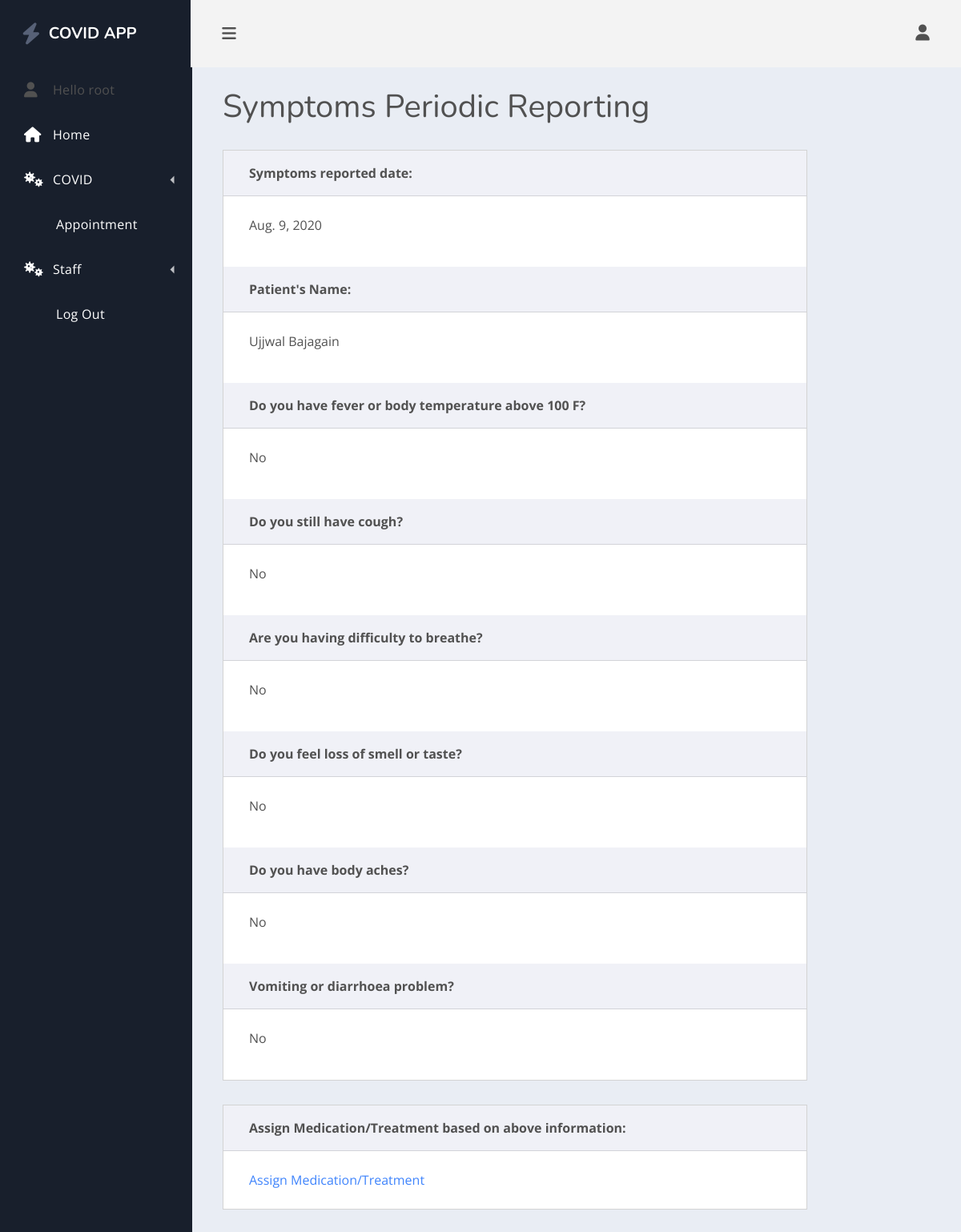
Page /viewreportings/4/ (signed in) on the committed database.
### healthcare/models.py (models this page shows, shortened)
class PeriodicReporting(models.Model):
    BOOL_CHOICES = [('Yes', 'Yes'), ('No', 'No')]
    OPT_CHOICES = [('Yes', 'Yes'), ('No', 'No'), ('NA', 'I do not know')]
    patient = models.ForeignKey(Patient, null=True, blank=True, on_delete=models.CASCADE)
    date = models.DateField(auto_now_add = True)
    fever_above_100_F = models.CharField(max_length=5, choices=BOOL_CHOICES, null=True)
    cough = models.CharField(max_length=5, choices=BOOL_CHOICES, null=True)
    shortness_of_breath_or_difficulty_breathing = models.CharField(max_length=5, choices=BOOL_CHOICES, null=True)
    sustained_loss_of_smell_or_taste = models.CharField(max_length=5, choices=BOOL_CHOICES, null=True)
    body_aches = models.CharField(max_length=5, choices=BOOL_CHOICES, null=True)
    vomiting_or_diarrhoea = models.CharField(max_length=5, choices=BOOL_CHOICES, null=True)
    flag = models.CharField(max_length=5, choices=BOOL_CHOICES, null=True)

class Patient(models.Model):
    GENDER_CHOICES = [('Male', 'Male'), ('Female', 'Female'), ('Other', 'Other'), ('NA', 'I do not wish to say')]
    BOOL_CHOICES = [('Yes', 'Yes'), ('No', 'No')]
    user = models.OneToOneField(User, null=True,blank=True, on_delete=models.CASCADE)
    first_Name = models.CharField(max_length= 200, null= True)
    last_Name = models.CharField(max_length= 200, null= True)
    phone = models.CharField(max_length= 200, null= True)
    email = models.CharField(max_length=200, null= True)
    address = models.CharField(max_length=500, null= True)
    date_created = models.DateField(auto_now_add = True)
    birth_date = models.DateField(blank= True,null=True)
    age = models.DecimalField(decimal_places=0, max_digits=50, null=True)
    gender = models.CharField(max_length=50, choices=GENDER_CHOICES, blank= True)
    height = models.CharField(max_length=10, default='0.00 ft')
    weight = models.CharField(max_length=10, default='0.00 lbs')
    allergies = models.CharField(max_length=200, null=True)
    emergency_contact_name = models.CharField(max_length=200, null=True)
    emergency_contact_phone = models.CharField( max_length=200, null=True)
    emergency_contact_address = models.CharField(max_length=200, null=True)
    insurance_provider = models.CharField(max_length=200, null=True)
    diagnosis = models.TextField(blank=True, null=True)
    pre_existing_conditions = models.TextField(blank=True, null=True)
    lab_reports = models.TextField(blank=True, null=True)
    have_you_been_tested_positive_for_COVID = models.CharField(max_length=5, choices=BOOL_CHOICES,null=True)
    def __str__(self):
        if (self.first_Name and self.last_Name):
            display = (self.first_Name + " " + self.last_Name)
        else:
            display = str(self.date_created)
        return display

### healthcare/decorators.py (the view)
    def wrapper_function(request, *args, **kwargs):
        group = None
        if request.user.groups.exists():
            group = request.user.groups.all()[0].name
        if group == 'patient':
            messages.warning(request, 'Your are Redirected as you are not authorized to view the requested page ')
            return redirect('home')
        if group == 'staff':
            return view_func(request, *args, **kwargs)

### healthcare/views.py (called while the page is built)
@staff_only
def viewReportReviewStatus(request, pk):
    form = PeriodicReportingForm()
    reportings = PeriodicReporting.objects.get(id=pk)
    context = {'reportings': reportings, 'form': form}
    return render(request, 'healthcare/viewReportings.html', context)

### healthcare/templates/healthcare/viewReportings.html
{% extends 'healthcare/main.html' %}
{% block content %}
    {% load myfilters %}
    <main class="dash-content">
        <div class="container-fluid">
            <h1 class="dash-title">Symptoms Periodic Reporting</h1>
                <div class="row">
                    <div class="col-xl-10">
                        <div class="card spur-card">
                            <div class="card-header"><div class="spur-card-title">Symptoms reported date:</div></div>
                            <div class="card-body "><p>{{ reportings.date }}</p></div>
                            <div class="card-header"><div class="spur-card-title">Patient's Name:</div></div>
                            <div class="card-body "><p>{{ reportings.patient }}</p></div>
                            <div class="card-header"><div class="spur-card-title">Do you have fever or body temperature above 100 F?</div></div>
                            <div class="card-body "><p>{{ reportings.fever_above_100_F }}</p></div>
                            <div class="card-header"><div class="spur-card-title">Do you still have cough?</div></div>
                            <div class="card-body "><p>{{ reportings.cough }}</p></div>
                            <div class="card-header"><div class="spur-card-title">Are you having difficulty to breathe?</div></div>
                            <div class="card-body "><p>{{ reportings.shortness_of_breath_or_difficulty_breathing }}</p></div>
                            <div class="card-header"><div class="spur-card-title">Do you feel loss of smell or taste?</div></div>
                            <div class="card-body "><p>{{ reportings.sustained_loss_of_smell_or_taste }}</p></div>
                            <div class="card-header"><div class="spur-card-title">Do you have body aches?</div></div>
                            <div class="card-body "><p>{{ reportings.body_aches }}</p></div>
                            <div class="card-header"><div class="spur-card-title">Vomiting or diarrhoea problem?</div></div>
                            <div class="card-body "><p>{{ reportings.vomiting_or_diarrhoea }}</p></div>
                        </div>
                        <div class="card spur-card">
                            <div class="card-header"><div class="spur-card-title">Assign Medication/Treatment based on above information:</div></div>
                            <div class="card-body ">
                                <a href=" {% url 'editPatient' reportings.patient.id %}">Assign Medication/Treatment</a>
                            </div>
                        </div>
                    </div>
                </div>
        </div>
    </main>
{% endblock %}

### healthcare/templates/healthcare/nav.html (shortened to what this page needs)
<div class="dash-nav dash-nav-dark">
    <header>
        <a href="{% url 'home' %}" class="spur-logo"><i class="fas fa-bolt"></i>COVID APP</a>
    </header>
    <nav class="dash-nav-list">
        {% if user.is_authenticated %}
            <div class="dash-nav-item">
                <i class="fas fa-user"></i> Hello {{ user.username }} </a>
            </div>
        {% endif %}
        <a href="{% url 'home' %}" class="dash-nav-item">
            <i class="fas fa-home"></i> Home </a>
        <div class="dash-nav-dropdown">
            <a href="#!" class="dash-nav-item dash-nav-dropdown-toggle">
                <i class="fas fa-viruses"></i> COVID </a>
        </div>
        {% if user.is_authenticated %}
            <a href="{% url 'scheduleAppointment' %}" class="dash-nav-item">Appointment</a>
            {% if user.is_staff  %}
                <div class="dash-nav-dropdown">
                    <a href="#!" class="dash-nav-item dash-nav-dropdown-toggle">
                        <i class="fas fa-viruses"></i>Staff </a>
                </div>
            {% endif %}
        {% endif %}
        {% if user.is_authenticated %}
            <a href="{% url 'logout' %}" class="dash-nav-item">
                </i> Log Out </a>
        {% else %}
            <a href="{% url 'login' %}" class="dash-nav-item">
                </i> Log In </a>
        {% endif %}
    </nav>
</div>

### rows in the picture
PeriodicReporting: date "Aug. 9, 2020", patient "Ujjwal Bajagain", fever_above_100_F "No", cough "No", shortness_of_breath_or_difficulty_breathing "No", sustained_loss_of_smell_or_taste "No", body_aches "No", vomiting_or_diarrhoea "No"

### other values in the picture
{{ user.username }} "root"
